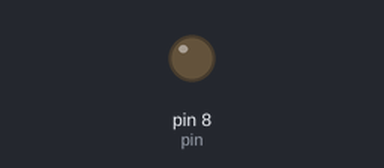
The sketch below on a simulated Arduino Uno, built with avr-gcc and run on an emulated ATmega328P. Shown: output pins drawn as LEDs (lit = HIGH).

Above: at 1.8 s.
At 14.0 s:
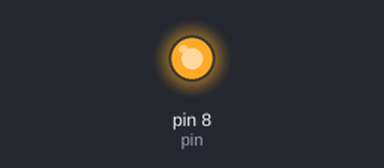
Timing chart, 0 to 14.6 s (numbered marks = the images above):
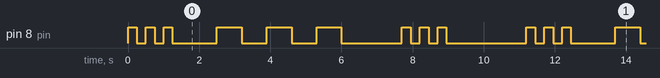

Measured:
- by itself, pin 8 (pin): repeats every 11.2 s: 2 × (LOW 0.25 s, HIGH 0.25 s), LOW 1.3 s, 2 × (HIGH 0.70 s, LOW 0.70 s), HIGH 0.70 s, LOW 1.7 s, 2 × (HIGH 0.25 s, LOW 0.25 s), HIGH 0.25 s, LOW 2.3 s, HIGH 0.25 s
- by itself, everything shown: repeats every 11.2 s, in 18 steps

The sketch:

04_morse_code.ino
```cpp
int pin = 8;
int shortDelay = 250;
int longDelay = 700;
int pauseDelay = 1000;
int wordPauseDelay = 2000;

void setup() {
  // put your setup code here, to run once:
pinMode(pin,OUTPUT);
}

void loop() {
  // put your main code here, to run repeatedly:
digitalWrite(pin,HIGH);
delay(shortDelay);
digitalWrite(pin,LOW);
delay(shortDelay);
digitalWrite(pin,HIGH);
delay(shortDelay);
digitalWrite(pin,LOW);
delay(shortDelay);
digitalWrite(pin,HIGH);
delay(shortDelay);
digitalWrite(pin,LOW);
delay(shortDelay);


delay(pauseDelay);


digitalWrite(pin,HIGH);
delay(longDelay);
digitalWrite(pin,LOW);
delay(longDelay);
digitalWrite(pin,HIGH);
delay(longDelay);
digitalWrite(pin,LOW);
delay(longDelay);
digitalWrite(pin,HIGH);
delay(longDelay);
digitalWrite(pin,LOW);
delay(longDelay);


delay(pauseDelay);

digitalWrite(pin,HIGH);
delay(shortDelay);
digitalWrite(pin,LOW);
delay(shortDelay);
digitalWrite(pin,HIGH);
delay(shortDelay);
digitalWrite(pin,LOW);
delay(shortDelay);
digitalWrite(pin,HIGH);
delay(shortDelay);
digitalWrite(pin,LOW);
delay(shortDelay);

delay(wordPauseDelay);
}
```
